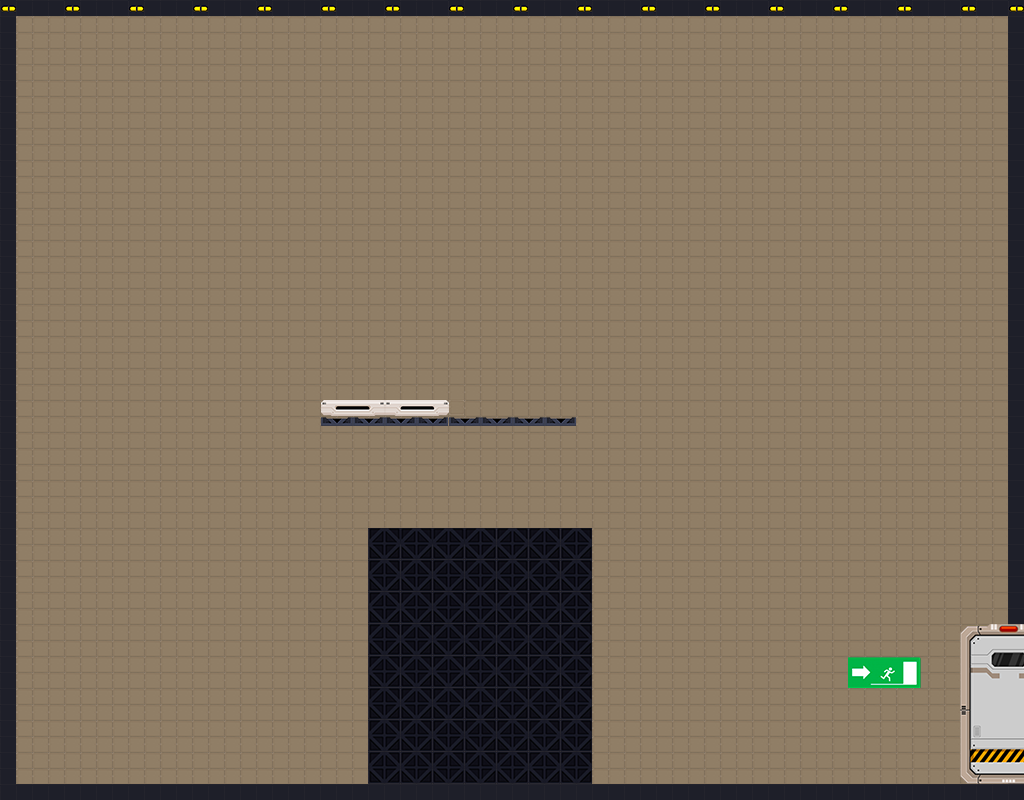

Tiled map render using the project's own tile images. Description and the map definition, with tile-layer contents summarised, below:
An orthogonal 64x50 tile map with 16x16 px tiles, 5 tile layers (Background, lifter, Borders, Door, ...).

<map version="1.4" tiledversion="1.4.1" orientation="orthogonal" renderorder="right-down" width="64" height="50" tilewidth="16" tileheight="16" infinite="0" nextlayerid="10" nextobjectid="1">
 <tileset firstgid="1" source="map1.tsx" />
 <layer id="5" name="Background" width="64" height="50">
  <data>[3200 cells, 3200 non-empty, 2 distinct tile ids]</data>
 </layer>
 <layer id="9" name="lifter" width="64" height="50">
  <data>[3200 cells, 26 non-empty, 18 distinct tile ids]</data>
 </layer>
 <layer id="6" name="Borders" width="64" height="50">
  <data>[3200 cells, 448 non-empty, 6 distinct tile ids]</data>
 </layer>
 <layer id="7" name="Door" width="64" height="50">
  <data>[3200 cells, 40 non-empty, 40 distinct tile ids]</data>
 </layer>
 <layer id="8" name="Mover" width="64" height="50">
  <data>[3200 cells, 9 non-empty, 9 distinct tile ids]</data>
 </layer>
</map>